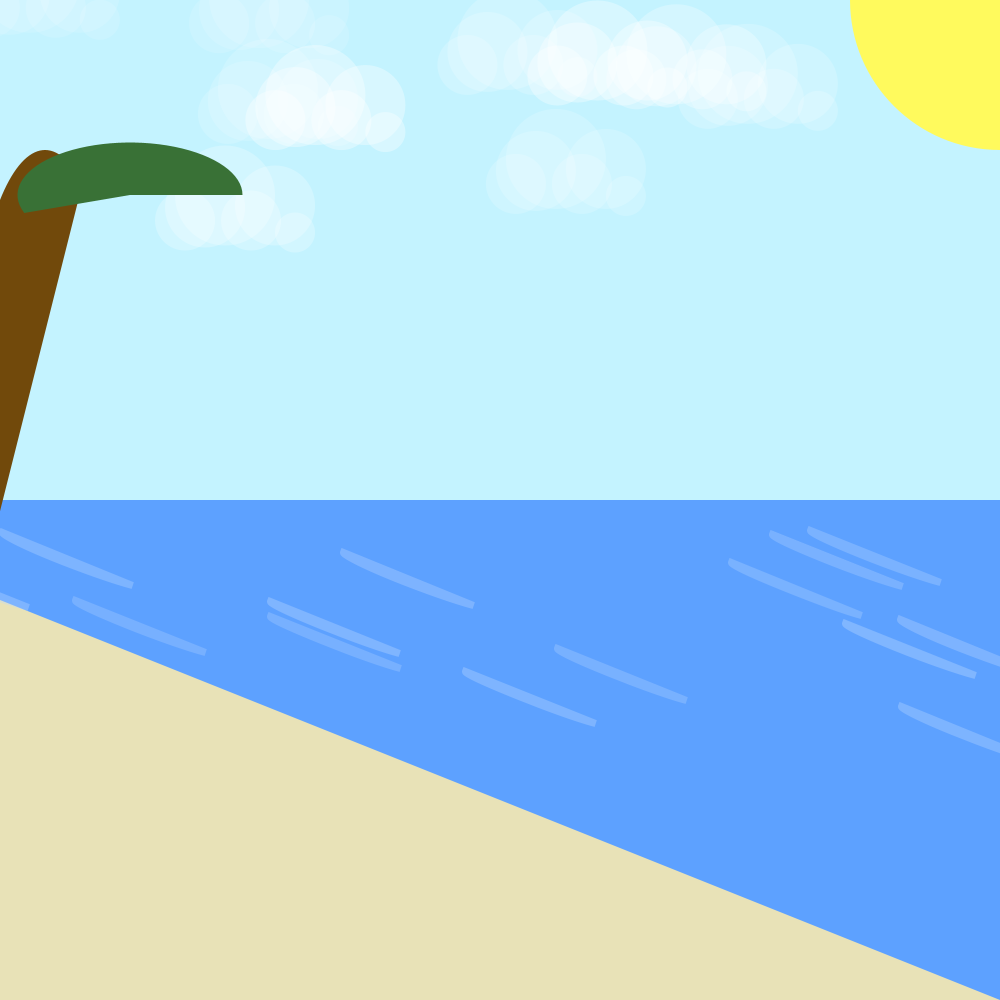
Frame 1 (no input)
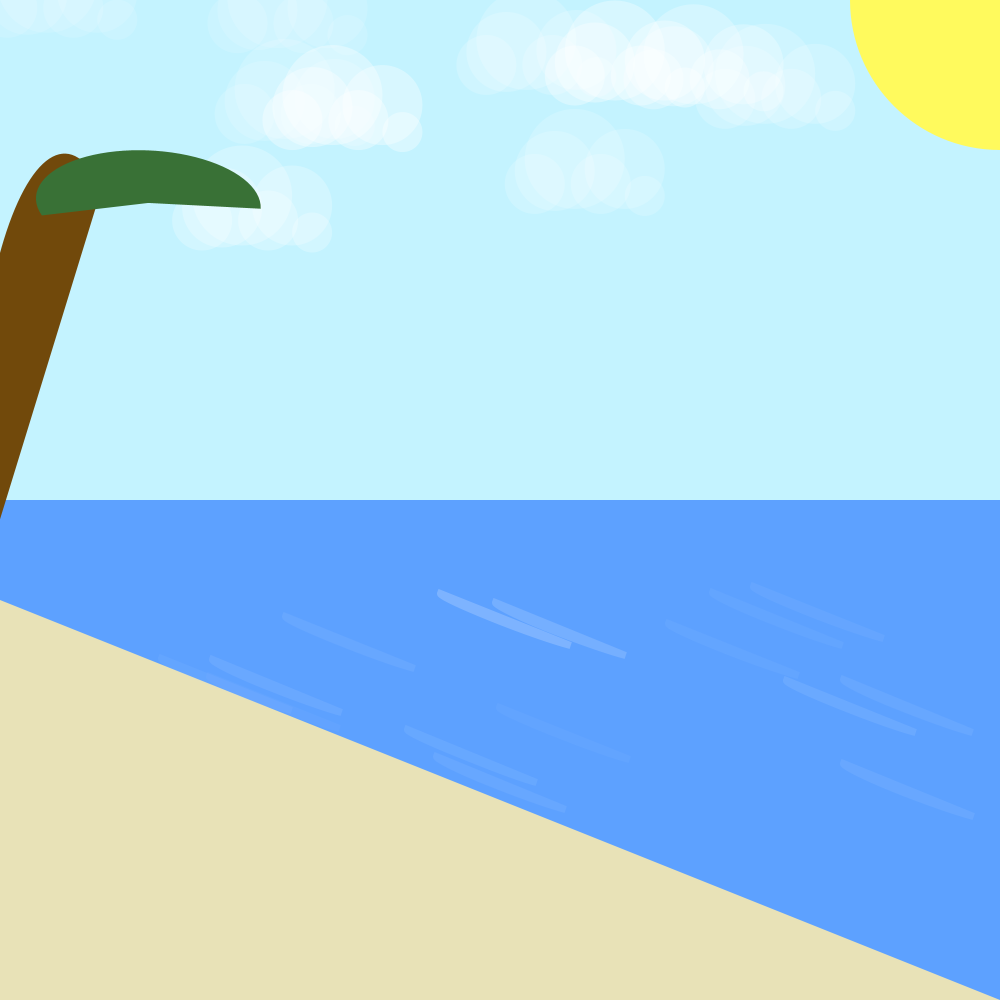
Frame 60 (the mouse pressed at the canvas centre just before this capture)
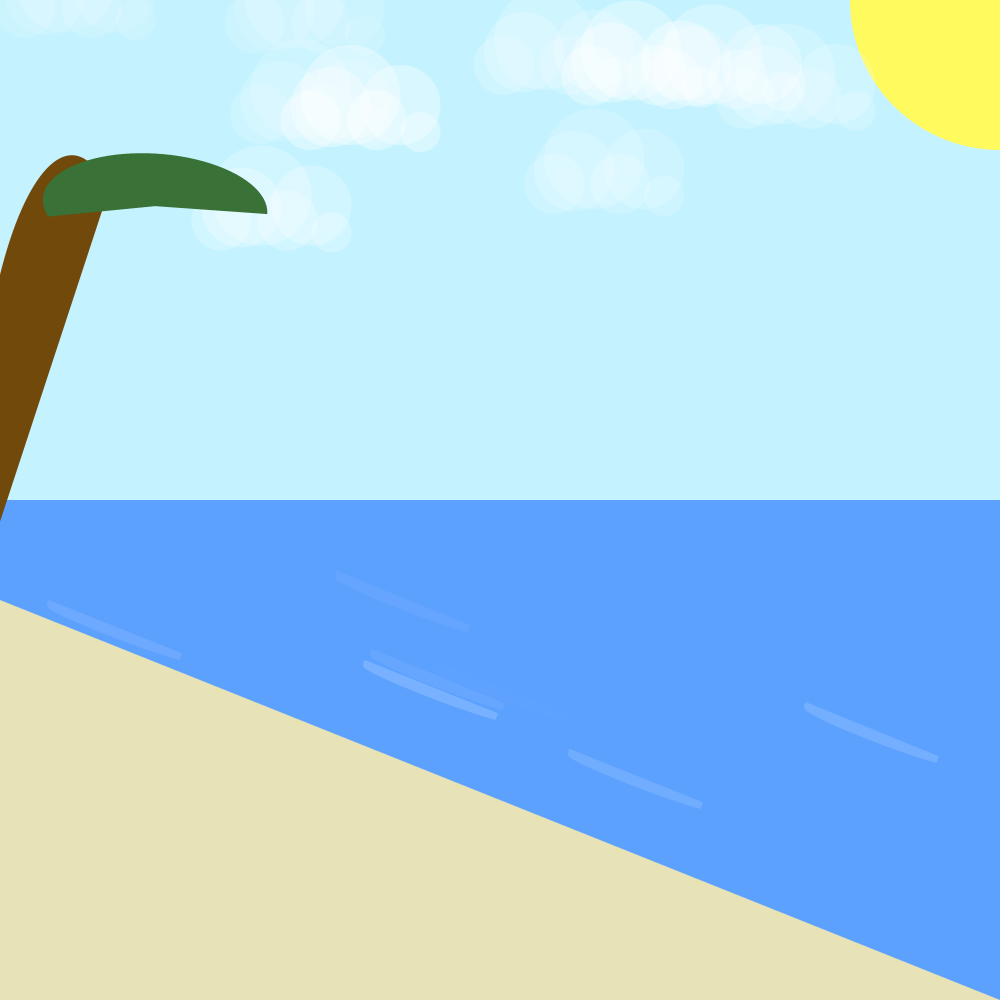
Frame 120 (the mouse held since frame 60 and released just before this capture)

The Processing sketch that drew these frames (run headless with seeded random() and noise(); from frame 60 on, the mouse is pressed at the canvas centre):

// Processing sketch: sketch_260424a
// ── sketch_260424a.pde
//memory vessel project
float r = 0;
boolean direction = true;


cloud[] myCloud;
int n = 10;

wave[] myWave;
int m = 15;

void setup() {
  size(1000, 1000);
  myCloud = new cloud[n];
  int i = 0;
  while (i < n) {
    myCloud[i] = new cloud();
    i++;
  }
  myWave = new wave[m];
  int l = 0;
  while (l < m) {
    myWave[l] = new wave();
    l++;
  }
}

void draw() {
  background(#5DA1FF);
  noStroke();
  fill(#E8E2B7);
  triangle(0, 600, 0, 1000, 1000, 1000);
  fill(#C4F3FF);
  rect(0, 0, 1000, 500);

  //sunnnnnnnnnnnnnnnnnnnnnnnnnnnnnnnnnnnnnnnnnnnnnnnnnnnnnnnnnnn
  fill(#FFFA5D);
  circle(1000, 0, 300);

  // cloud============================
  int i = 0;
  while (i < n) {
    myCloud[i].act();
    myCloud[i].show();
    i++;
  }

  //wave=====================
  int l = 0;
  while (l < m) {
    myWave[l].act();
    myWave[l].show();
    l++;
  }

  palmTree(255);

}

void palmTree(int o) {
  noStroke();
  fill(#71490B, o);
  pushMatrix();
  translate(-15, 555);
  rotate(radians(r));
  arc(60, -155, 150, 500, radians(140), radians(300), CHORD);
  leaf(370, -360 , 0);
  leaf(370, -360, -20);
  if (r >= 5) {
    direction = false;
  }
  if (r <= -5) {
    direction = true;
  }
  if (direction == true) {
    r = r + 0.05;
  }
  if (direction == false) {
    r = r - 0.05;
  }
  popMatrix();
}



void leaf(int x, int y, int r) {
  noStroke();
  fill(#397136);
  translate(x, y);
  scale(1.5);
  rotate(radians(r));
  arc(-150, 0, 150, 70, radians(160), radians(360), PIE);
}

// ── clouds.pde
class cloud {

  float cloudX, cloudY, cloudS, cloudT;


  cloud() {
    cloudX = random(0, 800);
    cloudY = random(0, 250);
    cloudS = random(0.3, 1.5);
    cloudT = random(30, 100);
  }

  void show() {
    pushMatrix();
    translate(cloudX, cloudY);
    fill(#FFFFFF, cloudT);
    noStroke();
    circle(-10, -25, 100);
    circle(40, -15, 80);
    circle(-50, 0, 60);
    circle(-30, -13, 80);
    circle(16, 0, 60);
    circle(60, 12, 40);
    popMatrix();
  }

  void act() {
    cloudX = cloudX + random(0.1, 0.5);
    if (cloudX > 1100) {
      cloudX = -100;
      cloudY = random(0, 200);
    }
  }
}

// ── waves.pde
class wave {

  float waveX, waveY, waveS, waveT;

  wave() {
    waveX = random(0, 1300);
    waveY = random(600, 800);
    waveS = random(0.1, 2);
    waveT = random(70, 100);
  }

  void show() {
    noFill();
    stroke(#BCD8FF, waveT);
    strokeWeight(7);
    pushMatrix();
    translate(waveX, waveY);
    rotate(radians(21));
    arc(-150, 0, 150, 10, radians(30), radians(180), CHORD);
    popMatrix();
  }

  void act() {
    waveX = waveX - random(0.5, 1.5);
    waveY = waveY + random(0.5, 1.5);
    waveT = waveT - 1;
    if (waveY > 0.4 * waveX + 600 || waveT == 0) {
      waveX = random(0, 1100);
      waveY = random(600, 800);
      waveT = random(70, 100);
    }
  }
}
